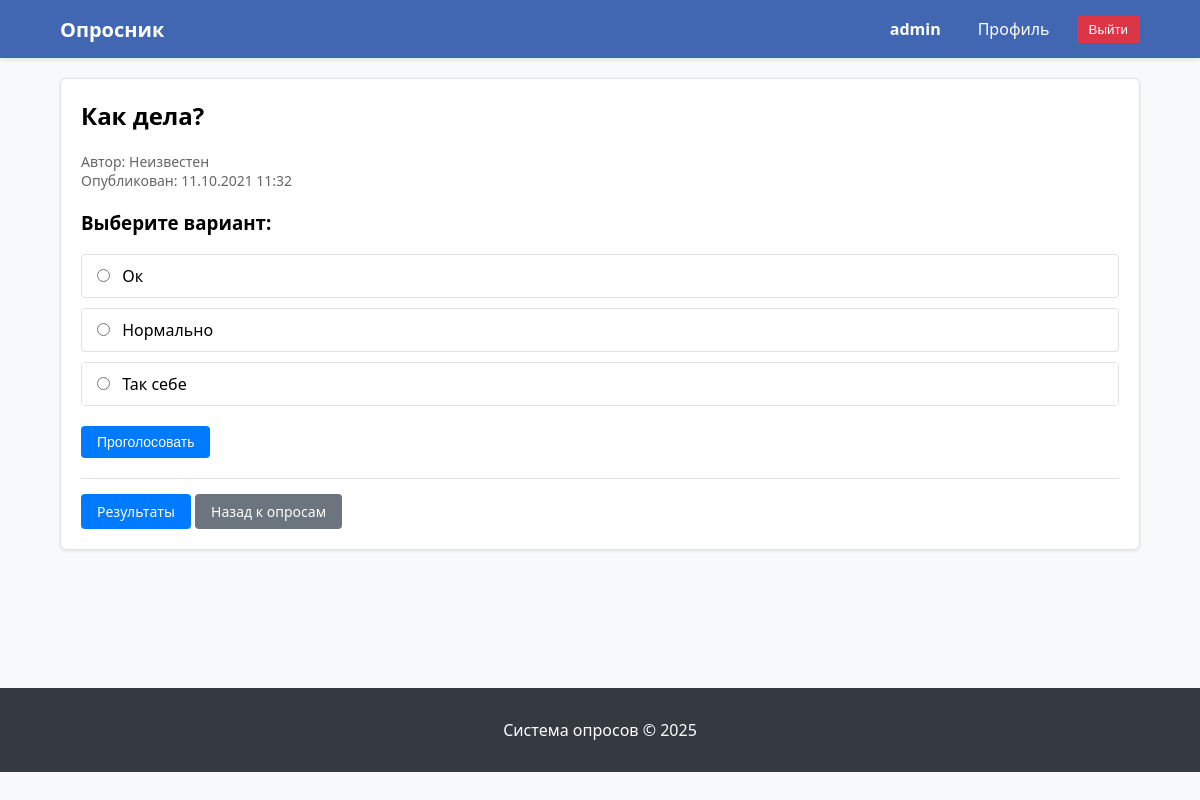
/polls/8/ (signed in), run on the app's committed database.
### polls/models.py (models this page shows, shortened)
class Question(models.Model):
    question_text = models.CharField(max_length=200, verbose_name='текст вопроса')
    pub_date = models.DateTimeField('дата публикации')
    description = models.TextField('полное описание', blank=True)
    short_description = models.CharField('краткое описание', max_length=300, blank=True)
    image = models.ImageField('изображение', upload_to='questions/', blank=True, null=True)
    author = models.ForeignKey(User, on_delete=models.SET_NULL, null=True, blank=True, verbose_name='автор')
    end_date = models.DateTimeField('окончание опроса', null=True, blank=True)
    def is_active(self):
        if self.end_date:
            return timezone.now() <= self.end_date
        return True  # Если end_date не указан, опрос всегда активен

class Choice(models.Model):
    question = models.ForeignKey(Question, on_delete=models.CASCADE, verbose_name='вопрос')
    choice_text = models.CharField(max_length=200, verbose_name='текст варианта')
    votes = models.IntegerField(default=0, verbose_name='голоса')
    voters = models.ManyToManyField(User, blank=True, related_name='votes', verbose_name='проголосовавшие')

### polls/views.py (the view)
# urls.py: path('<int:question_id>/', views.detail, name='detail'),
def detail(request, question_id):
    question = get_object_or_404(Question, pk=question_id)
    if not question.is_active():
        messages.warning(request, 'Этот опрос завершен!')
    user_voted = False
    if request.user.is_authenticated:
        user_voted = Choice.objects.filter(
            question=question,
            voters=request.user
        ).exists()
    return render(request, 'polls/detail.html', {
        'question': question,
        'user_voted': user_voted,
    })

### polls/templates/polls/detail.html (shortened to what this page needs)
{% extends 'polls/base.html' %}
{% block content %}
<div class="card">
    <h2 style="margin-top: 0;">{{ question.question_text }}</h2>
    <div style="font-size: 14px; color: #666; margin-bottom: 20px;">
        <div>Автор: {% if question.author %}{{ question.author.username }}{% else %}Неизвестен{% endif %}</div>
        <div>Опубликован: {{ question.pub_date|date:"d.m.Y H:i" }}</div>
    </div>
    {% if user_voted %}
        <div style="background: #d1ecf1; color: #0c5460; padding: 10px; border-radius: 4px; margin-bottom: 20px;">
            Вы уже голосовали в этом опросе.
            <a href="{% url 'polls:results' question.id %}" style="display: block; margin-top: 5px;">Посмотреть результаты</a>
        </div>
    {% elif question.is_active %}
        <h3>Выберите вариант:</h3>
        <form action="{% url 'polls:vote' question.id %}" method="post">
            {% for choice in question.choice_set.all %}
                <div style="margin-bottom: 10px; padding: 10px; border: 1px solid #dee2e6; border-radius: 4px;">
                    <input type="radio" name="choice" id="choice{{ forloop.counter }}" value="{{ choice.id }}">
                    <label for="choice{{ forloop.counter }}" style="margin-left: 5px;">{{ choice.choice_text }}</label>
                </div>
            {% endfor %}
            <div style="margin-top: 20px;">
                <button type="submit" class="btn">Проголосовать</button>
            </div>
        </form>
    {% endif %}
    <div style="margin-top: 20px; padding-top: 15px; border-top: 1px solid #dee2e6;">
        <a href="{% url 'polls:results' question.id %}" class="btn">Результаты</a>
        <a href="{% url 'polls:index' %}" class="btn btn-secondary">Назад к опросам</a>
    </div>
</div>
{% endblock %}

### polls/templates/polls/base.html (shortened to what this page needs)
<!DOCTYPE html>
<html>
<head>
</head>
<body>
    <div class="top-menu">
        <div class="container">
            <div class="menu-content">
                <a href="/" class="site-title">Опросник</a>
                <div class="menu-links">
                    {% if user.is_authenticated %}
                        <span class="username">{{ user.username }}</span>
                        <a href="{% url 'polls:profile' %}">Профиль</a>
                        <form class="logout-form" action="{% url 'polls:logout' %}" method="post">
                            <button type="submit" class="logout-btn">Выйти</button>
                        </form>
                    {% else %}
                        <a href="{% url 'polls:register' %}">Регистрация</a>
                        <a href="{% url 'polls:login' %}">Войти</a>
                    {% endif %}
                </div>
            </div>
        </div>
    </div>
    <div class="container main-content">
        {% block content %}{% endblock %}
    </div>
    <div class="footer">
        <div class="container">
            <p>Система опросов &copy; {% now "Y" %}</p>
        </div>
    </div>
</body>
</html>

### polls/templates/polls/base.html (style rules this page uses)
body { font-family: Segoe UI, Arial, sans-serif; margin: 0; background: #f8f9fa; }
.top-menu { background: #4267B2; padding: 12px 0; box-shadow: 0 2px 4px rgba(0,0,0,0.1); }
.container { width: 90%; max-width: 1200px; margin: 0 auto; }
.menu-content { display: flex; justify-content: space-between; align-items: center; }
.site-title { color: white; font-size: 20px; font-weight: bold; text-decoration: none; }
.menu-links { display: flex; gap: 15px; align-items: center; }
.menu-links a { color: white; text-decoration: none; padding: 6px 12px; border-radius: 3px; }
.username { color: white; font-weight: bold; margin-right: 10px; }
.logout-form { display: inline; }
.logout-btn { background: #dc3545; color: white; border: none; padding: 6px 12px; border-radius: 3px; cursor: pointer; }
.main-content { padding: 20px 0; min-height: 70vh; }
.card { background: white; border-radius: 6px; padding: 20px; margin-bottom: 20px; box-shadow: 0 1px 3px rgba(0,0,0,0.1); border: 1px solid #dee2e6; }
.footer { background: #343a40; color: white; text-align: center; padding: 15px 0; margin-top: 30px; }
.btn { display: inline-block; padding: 8px 16px; background: #007bff; color: white; border: none; border-radius: 4px; text-decoration: none; cursor: pointer; font-size: 14px; }
.btn-secondary { background: #6c757d; }

### data on the page
Question: question_text "Как дела?", pub_date "11.10.2021 11:32"
Choice: choice_text "Ок"
Choice: choice_text "Нормально"
Choice: choice_text "Так себе"

### other printed values
{{ user.username }} "admin"
